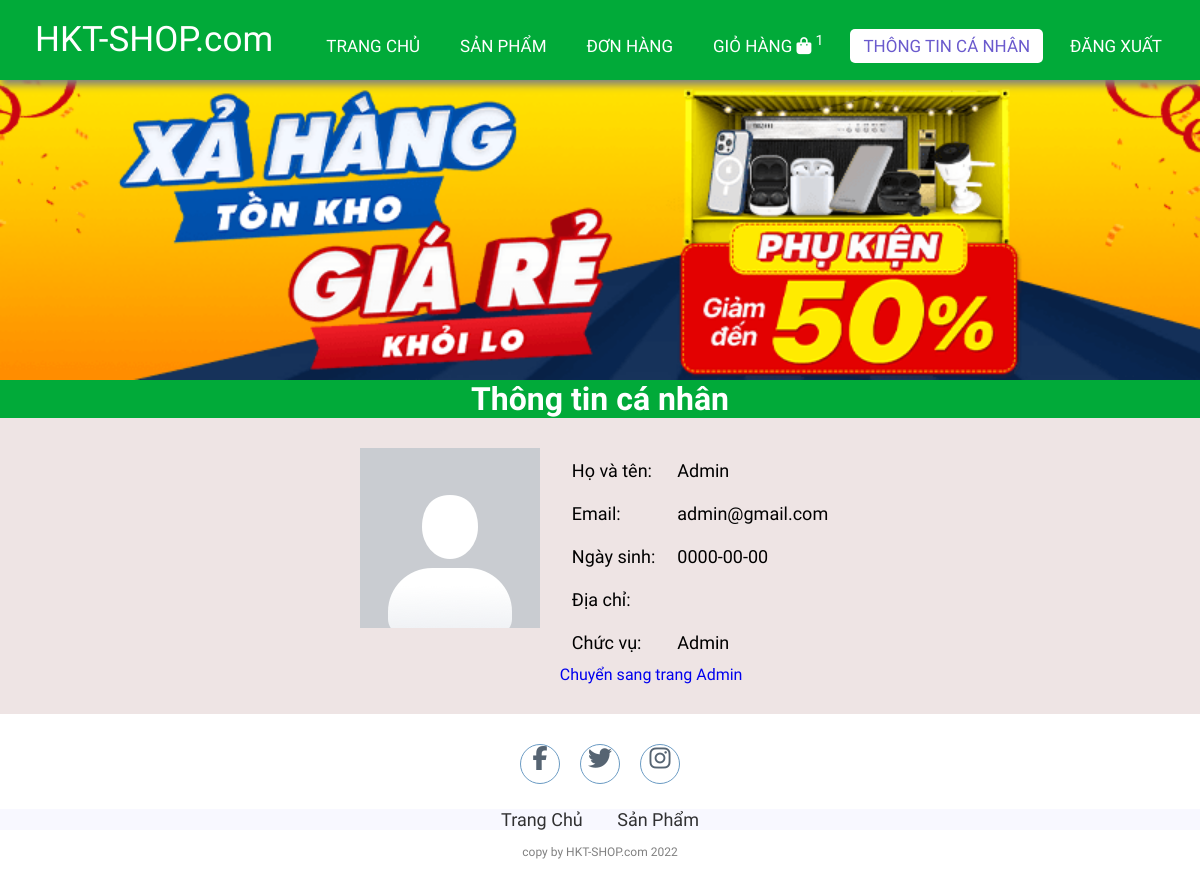
Screenshot of /info.php (signed in) with the database file from the repository.
### tables this page shows
CREATE TABLE `users` (
  `id` int(11) NOT NULL,
  `email` varchar(255) NOT NULL,
  `fullname` varchar(255) NOT NULL,
  `dob` date NOT NULL,
  `password` varchar(255) NOT NULL,
  `role_id` int(11) NOT NULL,
  `status` tinyint(1) NOT NULL,
  `address` varchar(500) NOT NULL,
  `isConfirmed` tinyint(4) NOT NULL DEFAULT 0,
  `captcha` varchar(50) NOT NULL
);

### lib/database.php (called while the page is built, shortened)
<?php
class Database extends PDO
{
  public $host   = DB_HOST;
  public $user   = DB_USER;
  public $pass   = DB_PASS;
  public $dbname = DB_NAME;
  public $link;
  private function connectDB()
  {
    $this->link = new mysqli(
      $this->host,
      $this->user,
      $this->pass,
      $this->dbname
    );
  }
  public function select($query)
  {
    $result = $this->link->query($query);
    if ($result->num_rows > 0) {
      return $result;
    } else {
      return false;
    }
  }
}

### lib/session.php (called while the page is built, shortened)
<?php
class Session
{
   public static function get($key)
   {
      if (isset($_SESSION[$key])) {
         return $_SESSION[$key];
      } else {
         return false;
      }
   }
}

### classes/cart.php (called while the page is built, shortened)
<?php
$filepath = realpath(dirname(__FILE__));
include_once($filepath . '/../lib/database.php');
include_once($filepath . '/../lib/session.php');
?>
<?php
class cart
{
    private $db;
    public function __construct()
    {
        $this->db = new Database();
    }
    public function getTotalQtyByUserId()
    {
        $userId = Session::get('userId');
        $query = "SELECT SUM(qty) as total FROM cart WHERE userId = '$userId' ";
        $mysqli_result = $this->db->select($query);
        if ($mysqli_result) {
            $result = mysqli_fetch_all($this->db->select($query), MYSQLI_ASSOC)[0];
            return $result;
        }
        return false;
    }
}
?>

### classes/user.php (called while the page is built, shortened)
<?php
$filepath = realpath(dirname(__FILE__));
include_once($filepath . '/../lib/session.php');
include_once($filepath . '/../lib/database.php');
?>
<?php
class user
{
	private $db;
	public function __construct()
	{
		$this->db = new Database();
	}
	public function get()
	{
		$userId = Session::get('userId');
		$query = "SELECT * FROM users WHERE id = '$userId' LIMIT 1";
		$mysqli_result = $this->db->select($query);
		if ($mysqli_result) {
			$result = mysqli_fetch_all($this->db->select($query), MYSQLI_ASSOC)[0];
			return $result;
		}
		return false;
	}
}
?>

### info.php (the view, shortened to what this page needs)
<?php
include_once 'lib/session.php';
include_once 'classes/cart.php';
include 'classes/user.php';
$user = new user();
$userInfo = $user->get();
$cart = new cart();
$totalQty = $cart->getTotalQtyByUserId();
?>
<!DOCTYPE html>
<html lang="en">
<head>
    <link rel="stylesheet" href="./css/style.css">
    <link rel="stylesheet" href="https://cdnjs.cloudflare.com/ajax/libs/font-awesome/5.15.4/css/all.min.css">
</head>
<body>
    <nav>
        <label class="logo">HKT-SHOP.com</label>
        <ul>
            <li><a href="index.php">Trang chủ</a></li>
            <li><a href="productList.php">Sản phẩm</a></li>
            <li><a href="order.php" id="order">Đơn hàng</a></li>
            <li>
                <a href="checkout.php">
                    Giỏ hàng
                    <i class="fa fa-shopping-bag"></i>
                    <sup class="sumItem">
                        <?= ($totalQty['total']) ? $totalQty['total'] : "0" ?>
                    </sup>
                </a>
            </li>
            <?php
            if (isset($_SESSION['user']) && $_SESSION['user']) { ?>
                <li><a href="info.php" id="signin" class="active">Thông tin cá nhân</a></li>
                <li><a href="logout.php" id="signin">Đăng xuất</a></li>
            <?php } else { ?>
                <li><a href="register.php" id="signup">Đăng ký</a></li>
                <li><a href="login.php" id="signin">Đăng nhập</a></li>
            <?php } ?>
        </ul>
    </nav>
    <section class="banner">
        <div class="fadein">
            <?php
            $dir = "./images/slider/";
            $scan_dir = scandir($dir);
            foreach ($scan_dir as $img) :
                if (in_array($img, array('.', '..')))
                    continue;
            ?>
                <img src="<?php echo $dir . $img ?>" alt="<?php echo $img ?>">
            <?php endforeach; ?>
        </div>
    </section>
    <div class="featuredProducts">
        <h1>Thông tin cá nhân</h1>
    </div>
    <div class="container-single">
        <div class="container-info">
            <div class="image-info">
                <img src="./images/avt.png" alt="">
            </div>
            <div class="info">
                <table>
                    <tr>
                        <td>Họ và tên: </td>
                        <td><?= $userInfo['fullname'] ?></td>
                    </tr>
                    <tr>
                        <td>Email: </td>
                        <td><?= $userInfo['email'] ?></td>
                    </tr>
                    <tr>
                        <td>Ngày sinh: </td>
                        <td><?= $userInfo['dob'] ?></td>
                    </tr>
                    <tr>
                        <td>Địa chỉ: </td>
                        <td><?= $userInfo['address'] ?></td>
                    </tr>
                    <tr>
                        <td>Chức vụ: </td>
                        <td><?php if ($userInfo['role_id'] == 1) {
                                echo "Admin";
                            } else echo "Khách hàng" ?></td>
                    </tr>
                </table>
                <?php if ($userInfo['role_id'] == 1) {
                    echo '<div><a href="./admin/index.php">Chuyển sang trang Admin</a></div>';
                } else echo '<div><a href="edit_info.php">Chỉnh sửa thông tin cá nhân</a></div>'; ?>
            </div>
        </div>
    </div>
    <?php
        include 'footer.php';
    ?>
</body>
</html>

### css/style.css (style rules this page uses)
:root { --color-primary: #01aa39; --bg-primary: rgb(238, 228, 228); }
* { padding: 0; margin: 0; text-decoration: none; list-style: none; box-sizing: border-box; }
body { font-family: Mitr; background: var(--bg-primary); }
nav { top: 0; background: var(--color-primary); height: 80px; width: 100%; position: fixed; z-index: 9999; box-shadow: 1px 5px 8px gray; }
label.logo { color: white; font-size: 35px; line-height: 80px; padding: 0 35px; }
nav ul { float: right; margin-right: 20px; }
nav ul li { display: inline-block; line-height: 80px; margin: 0 5px; }
nav ul li a { color: white; font-size: 17px; padding: 7px 13px; border-radius: 3px; text-transform: uppercase; border-radius: 5px; transition: 0.5s; }
a.active, a:hover { background: white; color: slateblue; }
.banner { background-size: cover; margin-top: 80px; overflow: hidden; }
.fadein { position: relative; height: 300px; max-width: 1200px; margin: 0 auto; background: #fff; }
.fadein img { position: absolute; width: calc(100%); height: calc(100%); width: 100%; height: 100%; object-fit: cover; }
.featuredProducts { text-align: center; background-color: var(--color-primary); color: white; }
.container-single { display: flex; margin: 30px 100px; }
.info { padding-left: 20px; }
td { border: 1px solid cadetblue; text-align: center; }

### info.php (style rules this page uses)
table, tr, td { border: none; margin: 0; padding: 0; text-align: left; font-size: 18px; }
td { margin: 10px; padding: 10px; }
.container-info { width: 60%; display: flex; justify-content: center; flex: 1; }

### rows the page displays
users: fullname "Admin", email "admin@gmail.com", dob "0000-00-00"

### other values shown
$totalQty['total'] "1"
